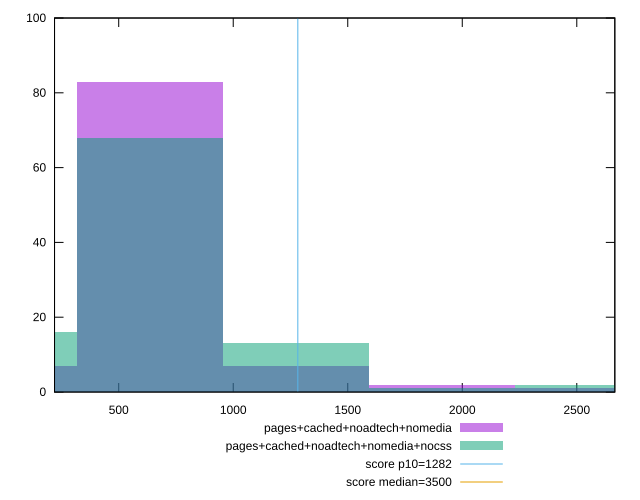

Write the gnuplot code that produced this figure.
reset

$pagesCachedNoadtechNomedia <<EOF
637.3979200251347 83
0 7
1274.7958400502694 7
2549.5916801005387 1
1912.193760075404 2
EOF

$pagesCachedNoadtechNomediaNocss <<EOF
637.3979200251347 68
0 16
1274.7958400502694 13
1912.193760075404 1
2549.5916801005387 2
EOF

set key outside below
set boxwidth 637.3979200251347
set xrange [219.772:2666.0839999999994]
set yrange [0:100]
set trange [0:100]
set style fill transparent solid 0.5 noborder

set parametric
set terminal svg size 640, 500 enhanced background rgb 'white'
set output "report_00014_2021-02-09T15:56:05.503Z/bootup-time/comparison/histogram/3_vs_4.svg"

plot $pagesCachedNoadtechNomedia title "pages+cached+noadtech+nomedia" with boxes, \
     $pagesCachedNoadtechNomediaNocss title "pages+cached+noadtech+nomedia+nocss" with boxes, \
     1282,t title "score p10=1282", \
     3500,t title "score median=3500"

reset
